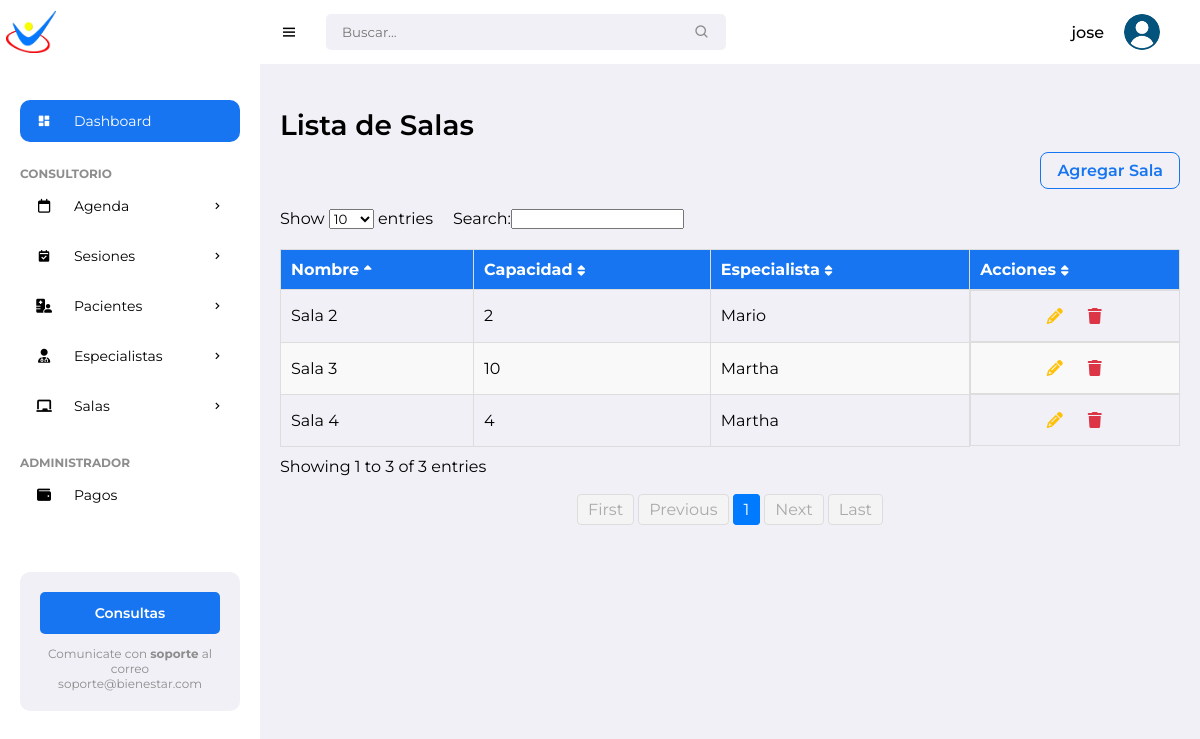
The app's page /rooms/ (signed in), older data.
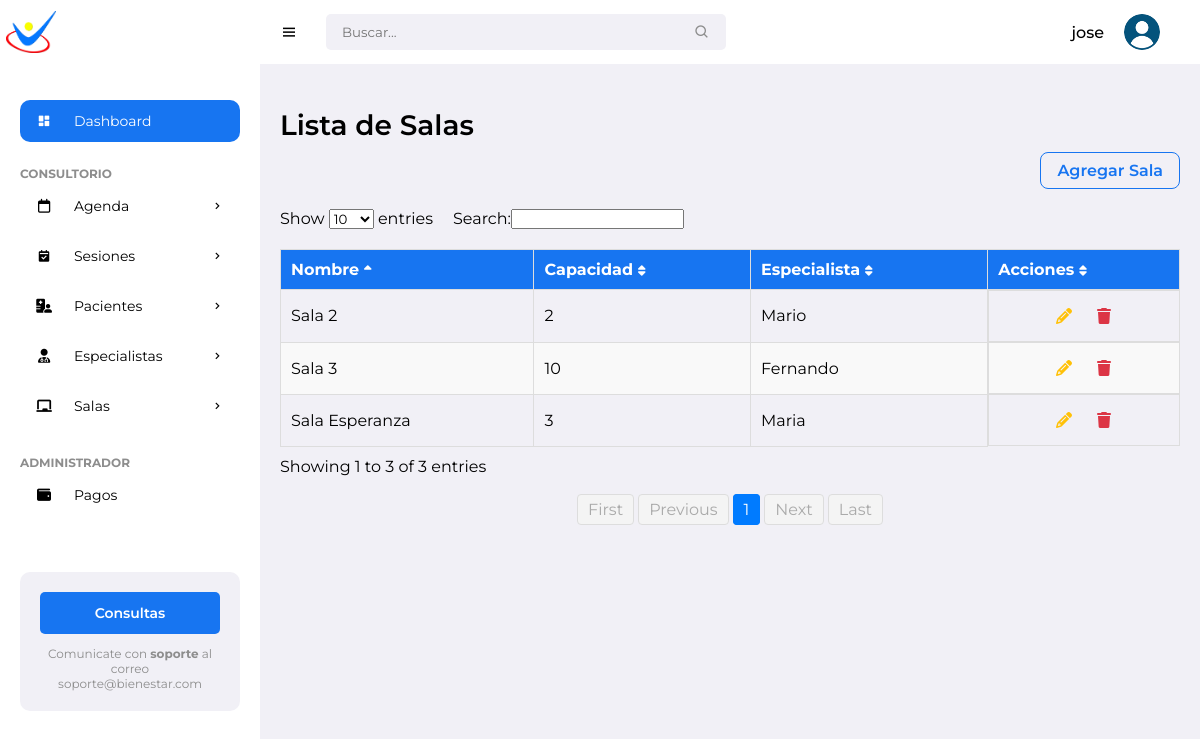
The same page, newer data.
### pacientes/models.py (models this page shows, shortened)
class Room(models.Model):
    name = models.CharField(max_length=100)
    capacity = models.IntegerField()
    location = models.CharField(max_length=100)
    specialists = models.ManyToManyField(Specialist, related_name='rooms')

class Specialist(models.Model):
    ROLES = [
        ('especialista', 'Especialista'),
        ('administrador', 'Administrador'),
    ]
    name = models.CharField(max_length=100)
    surname = models.CharField(max_length=100)
    specialty = models.CharField(max_length=100)
    email = models.EmailField()
    phone = models.CharField(max_length=20)
    dni = models.CharField(max_length=20, unique=True)
    profile_image = models.ImageField(upload_to='specialist_images/', null=True, blank=True)
    role = models.CharField(max_length=20, choices=ROLES, default='especialista')
    password = models.CharField(max_length=128)

### pacientes/views.py (the view)
# urls.py: path('rooms/', views.room_list, name='room_list'),
@login_required
def room_list(request):
    rooms = Room.objects.all()
    return render(request, 'pacientes/room/room_list.html', {'rooms': rooms})

### pacientes/templates/pacientes/room/room_list.html (shortened to what this page needs)
{% extends "pacientes/base/base.html" %}
{% block content %}
<h1 class="title">Lista de Salas</h1>
<div class="list-header">
    <a href="{% url 'new_room' %}" class="btn-add">Agregar Sala</a>
</div>
<div class="room-list-container">
    <table id="roomTable" class="display table">
        <thead>
            <tr>
                <th>Nombre</th>
                <th>Capacidad</th>
                <th>Especialista</th>
                <th>Acciones</th>
            </tr>
        </thead>
        <tbody>
            {% for room in rooms %}
            <tr>
                <td>{{ room.name }}</td>
                <td>{{ room.capacity }}</td>
                <td>
                    {% for specialist in room.specialists.all %}
                        {{ specialist.name }}{% if not forloop.last %}, {% endif %}
                    {% endfor %}
                </td>
                <td class="actions-tab">
                    <a href="{% url 'edit_room' room.id %}" class="btn btn-icon edit" title="Editar">
                        <i class="fas fa-pencil-alt"></i>
                    </a>
                    <a href="{% url 'delete_room' room.id %}" class="btn-icon delete" title="Eliminar">
                        <i class="fas fa-trash"></i>
                    </a>
                </td>
            </tr>
            {% endfor %}
        </tbody>
    </table>
</div>
{% endblock %}

Row changes from the older to the newer data that the page shows:
no longer on this page (row unchanged): Specialist: name "Martha"
removed Room: name "Sala 4", capacity "4"
changed Room "Sala 3": gains Specialist (name "Fernando")
added Room: name "Sala Esperanza", capacity "3"
now on this page (row unchanged): Specialist: name "Maria", shown under "Sala Esperanza"
